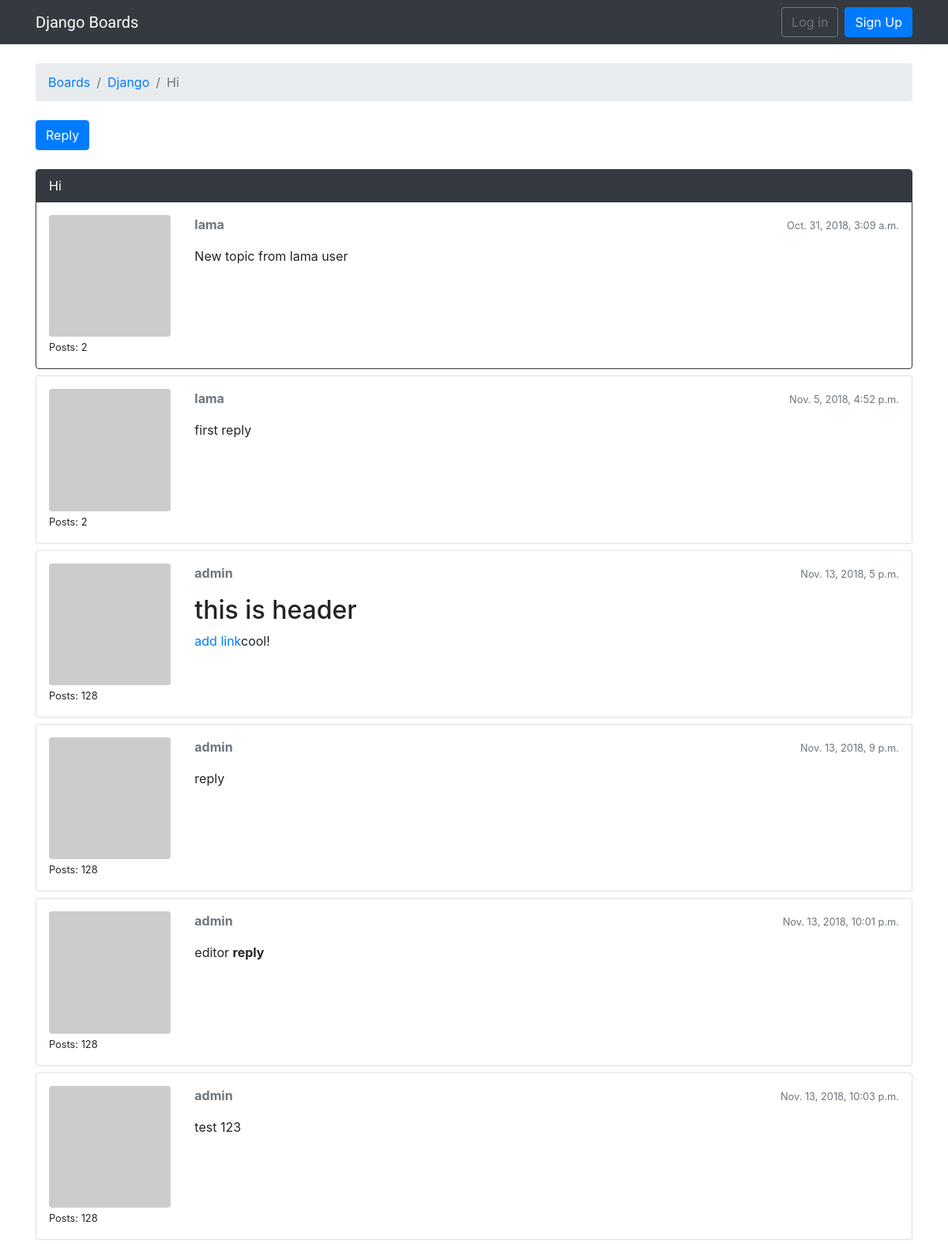
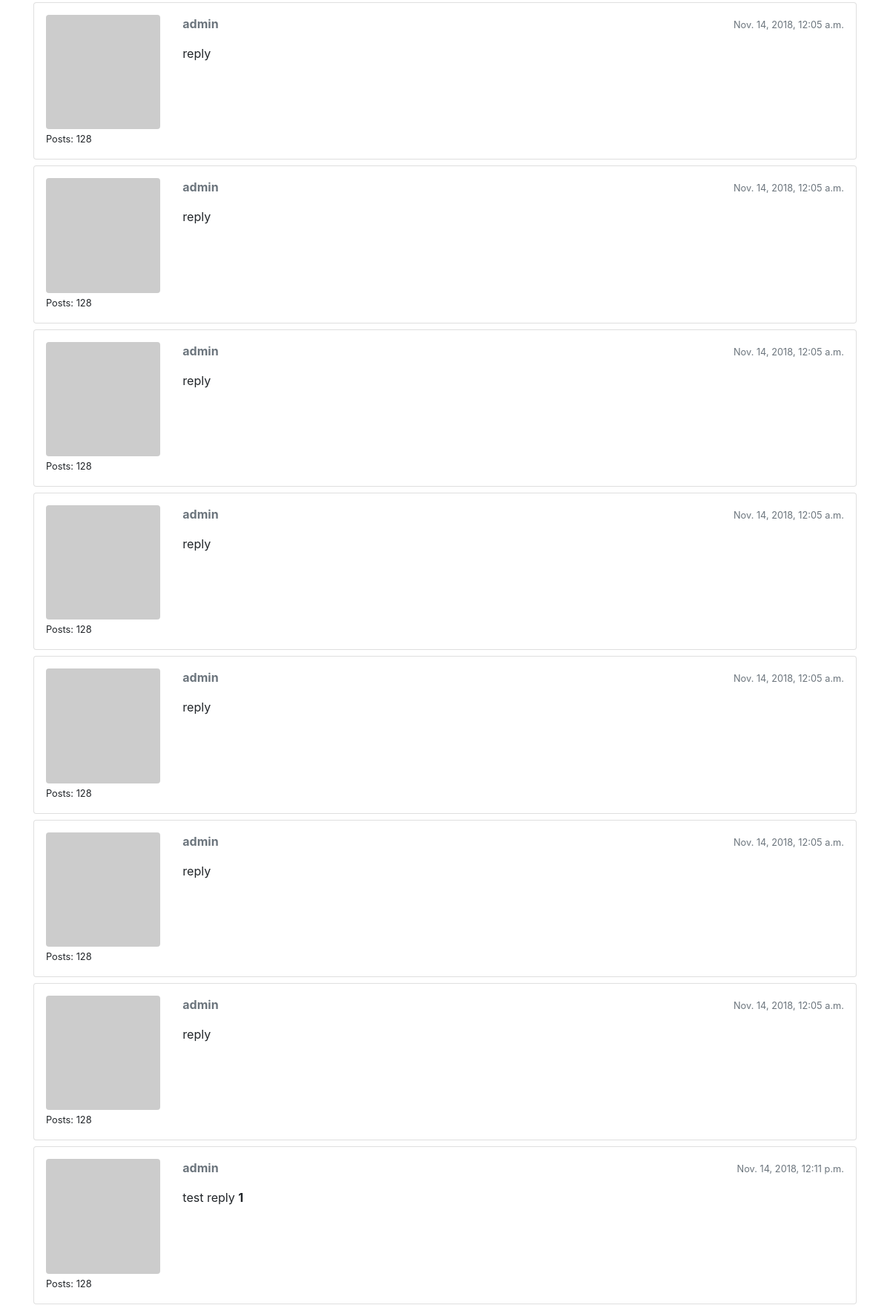
Page /boards/1/topics/5/ (upper part) on the committed database (2 pictures, top to bottom).
### boards/models.py (models this page shows, shortened)
class Topic(models.Model):
    subject = models.CharField(max_length=255)
    last_update = models.DateTimeField(auto_now_add=True)
    board = models.ForeignKey(Board, related_name='topics', on_delete=models.PROTECT)
    starter = models.ForeignKey(User, related_name='topics', on_delete=models.PROTECT)
    views = models.PositiveIntegerField(default=0)

class Board(models.Model):
    name = models.CharField(max_length=30, unique=True)
    description = models.CharField(max_length=100)
    last_updated = models.DateTimeField(auto_now_add=True)

class Post(models.Model):
    message = models.TextField(max_length=4000)
    topic = models.ForeignKey(Topic, related_name='posts', on_delete=models.PROTECT)
    created_at = models.DateTimeField(auto_now_add=True)
    updated_at = models.DateTimeField(null=True)
    created_by = models.ForeignKey(User, related_name='posts', on_delete=models.PROTECT)
    updated_by = models.ForeignKey(User, null=True, related_name='+', on_delete=models.PROTECT)
    def get_message_as_markdown(self):
        return mark_safe(markdown(self.message, safe_mode='escape'))

### boards/views.py (the view)
# urls.py: url(r'^(?P<pk>\d+)/topics/(?P<topic_pk>\d+)/$',views.PostListView.as_view(), name='topic_posts'),
class PostListView(ListView):
    model = Post
    context_object_name = 'posts'
    template_name = 'topic_posts.html'
    paginate_by = 20
    def get_context_data(self, **kwargs):
        session_key = 'view_topic_{}'.format(self.topic.pk)
        if not self.request.session.get(session_key, False):
            self.topic.views +=1
            self.topic.save()
            self.request.session[session_key] = True
        kwargs['topic'] = self.topic
        return super().get_context_data(**kwargs)
    def get_queryset(self):
        self.topic = get_object_or_404(Topic, board__pk=self.kwargs.get('pk'), pk=self.kwargs.get('topic_pk'))
        queryset = self.topic.posts.order_by('created_at')
        return queryset

### boards/templatetags/gravatar.py (called while the page is built)
@register.filter
def gravatar(user):
    email = user.email.lower().encode('utf-8')
    default = 'mm'
    size = 256
    url = 'https://www.gravatar.com/avatar/{md5}?{params}'.format(
        md5=hashlib.md5(email).hexdigest(),
        params=urlencode({'d': default, 's': str(size)})
        )
    return url

### templates/topic_posts.html (shortened to what this page needs)
{% extends 'base.html' %}
{% load static %}
{% load gravatar %}
{% block breadcrumb %}
  <li class="breadcrumb-item"><a href="{% url 'home' %}">Boards</a></li>
  <li class="breadcrumb-item"><a href="{% url 'boards:board_topics' topic.board.pk %}">{{ topic.board.name }}</a></li>
  <li class="breadcrumb-item active">{{ topic.subject }}</li>
{% endblock %}
{% block content %}
<div class="mb-4">
    <a href="{% url 'boards:reply_topic' topic.board.pk topic.pk %}" class="btn btn-primary" role="button">Reply</a>
  </div>
  {% for post in posts %}
    <div id="{{ post.pk }}" class="card {% if forloop.last %}mb-4{% else %}mb-2{% endif %} {% if forloop.first %}border-dark{% endif %}">
    {% if forloop.first %}
    <div class="card-header text-white bg-dark py-2 px-3">{{ topic.subject }}</div>
    {% endif %}
      <div class="card-body p-3">
        <div class="row">
          <div class="col-2">
            <img src="{{ post.created_by|gravatar}}" alt="{{ post.created_by.username }}" class="w-100 rounded">
            <small>Posts: {{ post.created_by.posts.count }}</small>
          </div>
          <div class="col-10">
            <div class="row mb-3">
              <div class="col-6">
                <strong class="text-muted">{{ post.created_by.username }}</strong>
              </div>
              <div class="col-6 text-right">
                <small class="text-muted">{{ post.created_at }}</small>
              </div>
            </div>
            {{ post.get_message_as_markdown }}
          </div>
        </div>
      </div>
    </div>
  {% endfor %}
{% endblock %}

### templates/base.html (shortened to what this page needs)
{% load static %}<!DOCTYPE html>
<html>
    <head>
        <link rel="stylesheet" href="{% static 'css/bootstrap.min.css' %}">
        <link rel="stylesheet" href="{% static 'css/app.css' %}">
    </head>
    <body>
    {% block body %}
    <nav class="navbar navbar-expand-lg navbar-dark bg-dark">
        <div class="container">
            <a class="navbar-brand" href="{% url 'boards:home' %}">Django Boards</a>
           <div class="collapse navbar-collapse" id="mainMenu">
           {% if user.is_authenticated %}
               <ul class="navbar-nav ml-auto">
                   <li class="nav-item dropdown">
                     <a class="nav-link dropdown-toggle" href="#" id="userMenu" data-toggle="dropdown" aria-haspopup="true" aria-expanded="false">
                     {{ user.username }}</a>
                     <div class="dropdown-menu dropdown-menu-right" aria-labelledby="userMenu">
                     <a class="dropdown-item" href="#">My account</a>
                     <a class="dropdown-item" href="#">Change password</a>
                     <div class="dropdown-divider"></div>
                     <a class="dropdown-item" href="{% url 'logout' %}">Log out</a>
                     </div>
                     </li>
               </ul>
               {% else %}
               <form class="form-inline ml-auto">
                   <a href="{% url 'login' %}" class="btn btn-outline-secondary">Log in</a>
                   <a href="{% url 'accounts:signup' %}" class="btn btn-primary ml-2">Sign Up</a>
               </form>
               {% endif %}
           </div>
        </div>
    </nav>
        <div class="container">
            <ol class="breadcrumb my-4">
            {% block breadcrumb %}
            {% endblock %}
            </ol>
            {% block content %}
            {% endblock %}
        </div>
        {% endblock body %}
    </body>
</html>

### static/css/app.css (style rules this page uses)
.navbar-brand { font-family: 'Peralta', cursive; }

### rows in the picture
Topic: board.name "Django", subject "Hi"
Post: created_by.posts.count "2", created_by.username "lama", created_at "Oct. 31, 2018, 3:09 a.m.", get_message_as_markdown "New topic from lama user"
Post: created_by.posts.count "2", created_by.username "lama", created_at "Nov. 5, 2018, 4:52 p.m.", get_message_as_markdown "first reply"
Post: created_by.posts.count "128", created_by.username "admin", created_at "Nov. 13, 2018, 5 p.m.", get_message_as_markdown "this is header add link cool!"
Post: created_by.posts.count "128", created_by.username "admin", created_at "Nov. 13, 2018, 9 p.m.", get_message_as_markdown "reply"
Post: created_by.posts.count "128", created_by.username "admin", created_at "Nov. 13, 2018, 10:01 p.m.", get_message_as_markdown "editor reply"
Post: created_by.posts.count "128", created_by.username "admin", created_at "Nov. 13, 2018, 10:03 p.m.", get_message_as_markdown "test 123"
Post: created_by.posts.count "128", created_by.username "admin", created_at "Nov. 14, 2018, 12:05 a.m.", get_message_as_markdown "reply"
Post: created_by.posts.count "128", created_by.username "admin", created_at "Nov. 14, 2018, 12:05 a.m.", get_message_as_markdown "reply"
Post: created_by.posts.count "128", created_by.username "admin", created_at "Nov. 14, 2018, 12:05 a.m.", get_message_as_markdown "reply"
Post: created_by.posts.count "128", created_by.username "admin", created_at "Nov. 14, 2018, 12:05 a.m.", get_message_as_markdown "reply"
Post: created_by.posts.count "128", created_by.username "admin", created_at "Nov. 14, 2018, 12:05 a.m.", get_message_as_markdown "reply"
Post: created_by.posts.count "128", created_by.username "admin", created_at "Nov. 14, 2018, 12:05 a.m.", get_message_as_markdown "reply"
Post: created_by.posts.count "128", created_by.username "admin", created_at "Nov. 14, 2018, 12:05 a.m.", get_message_as_markdown "reply"
Post: created_by.posts.count "128", created_by.username "admin", created_at "Nov. 14, 2018, 12:11 p.m.", get_message_as_markdown "test reply 1"
